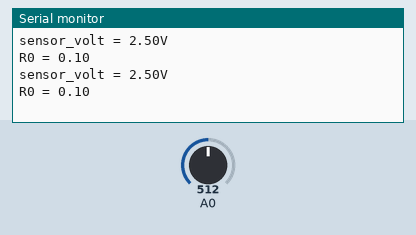
Recording of a sketch running on a simulated Arduino Uno, built with avr-gcc and run on an emulated ATmega328P. Parts: the last lines printed to the serial monitor. The test bench sets the inputs (shaded band); at power-on: A0 = 512.

Above: at 1.2 s.
1.3 s: A0 set to 0
At 2.6 s:
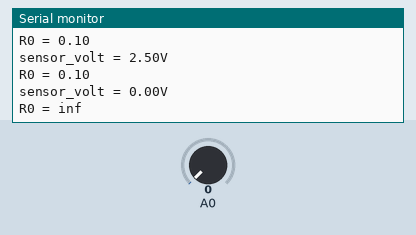
4.3 s: A0 set to 110
At 5.9 s:
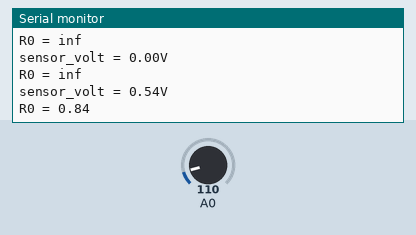
Timing chart, 0 to 7.4 s (numbered marks = the images above; inputs shaded):
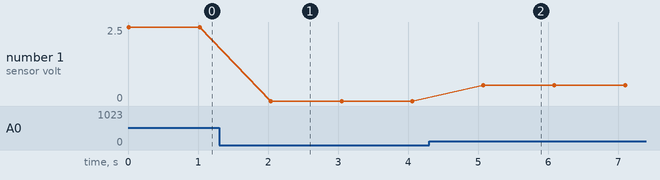

The sketch:

MQ9_Calibrate.ino
```cpp
void setup() {
 Serial.begin(9600);
}
void loop() {
 float sensor_volt;
 float RS_air;
 float R0;
 float sensorValue = 0;
 for(int x = 0 ; x < 100 ; x++) {
   sensorValue = sensorValue + analogRead(A0);
 }
 sensorValue = sensorValue/100.0;

 sensor_volt = (sensorValue/1024)*5.0;
 RS_air = (5.0-sensor_volt)/sensor_volt;
 R0 = RS_air/9.9;
 Serial.print("sensor_volt = ");
 Serial.print(sensor_volt);
 Serial.println("V");
 Serial.print("R0 = ");
 Serial.println(R0);
 delay(1000);
}
```

Measured:
- after the input at 1.3 s, the serial monitor: prints a new line after 0.74 s (image 1)
- after the input at 4.3 s, the serial monitor: prints a new line after 0.78 s (image 2)
- plotted number 1: 0 → 0.54 after the input at 4.3 s
